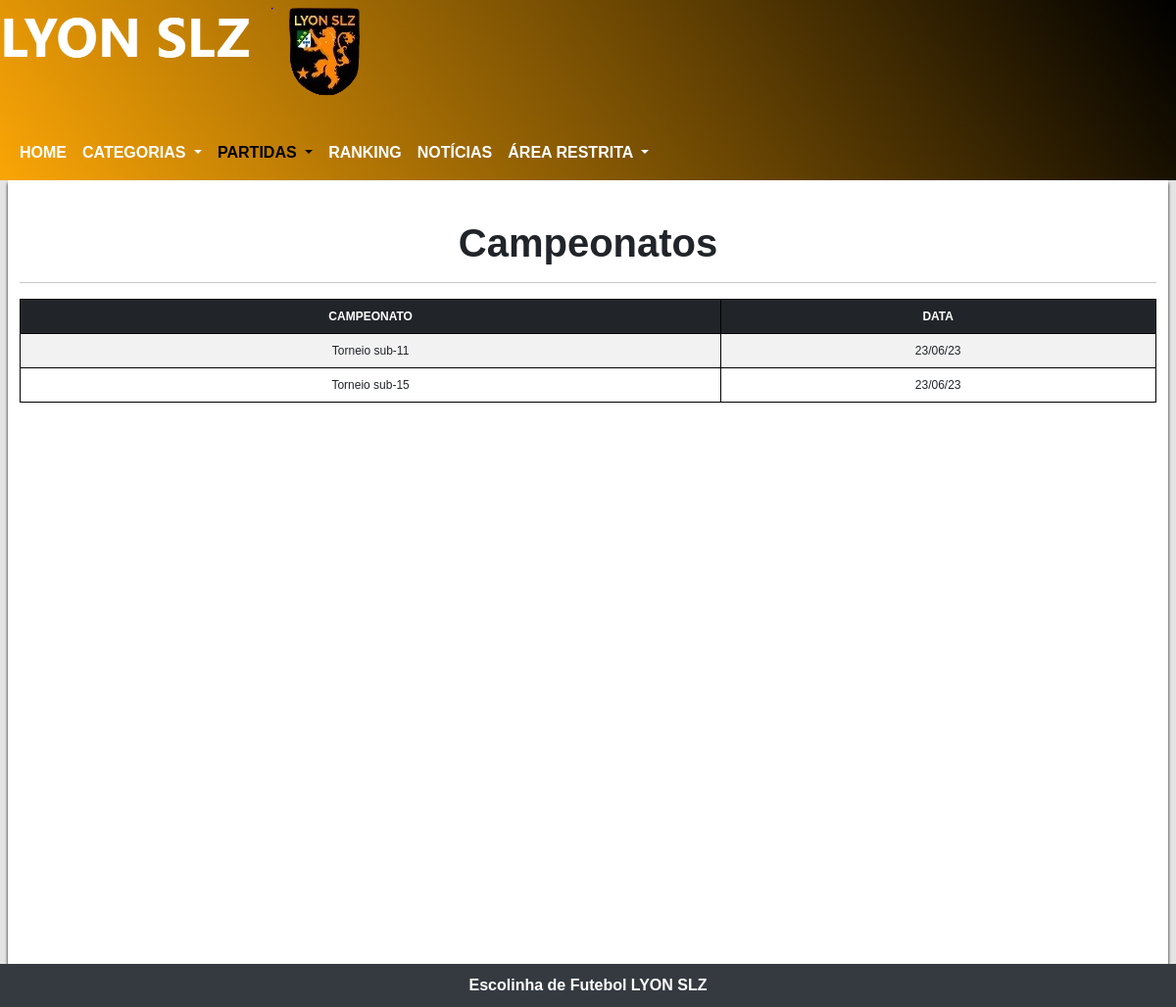
The page /campeonatosUser.php on the database as committed earlier.
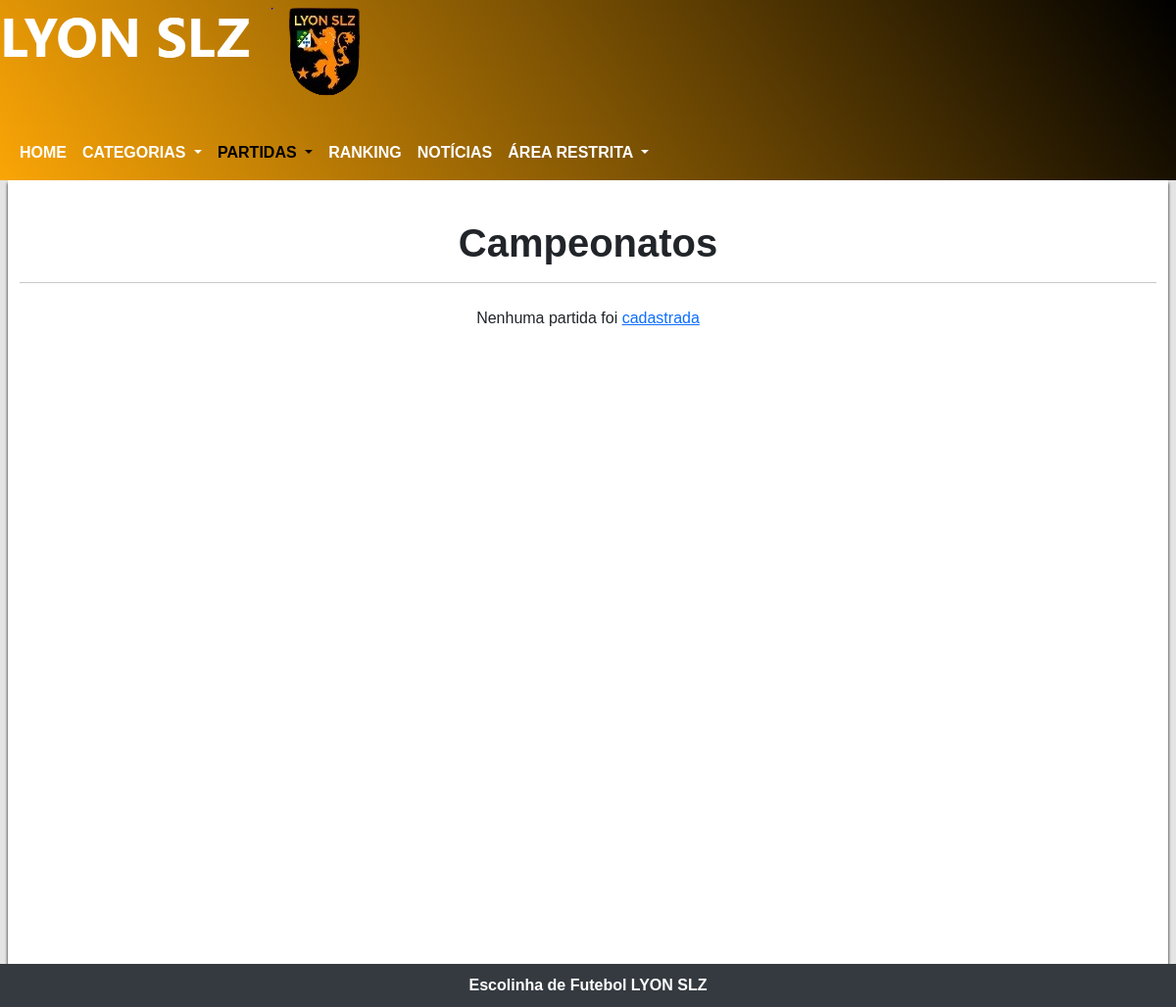
The same page on the database as committed later.
### tables this page shows
CREATE TABLE `tblcampeonato` (
  `id_campeonato` int(11) UNSIGNED NOT NULL,
  `nome_campeonato` varchar(255) NOT NULL,
  `data_campeonato` date NOT NULL
);

### campeonatosUser.php (the view, shortened to what this page needs)
<?php
include('db/conexao.php');
$sql = $pdo->prepare("SELECT * FROM tblcampeonato ORDER BY tblcampeonato.data_campeonato");
$sql->execute();
$dados = $sql->fetchAll();
?>
<!DOCTYPE html>
<html lang="pt-br">
<head>
    <link href="https://cdn.jsdelivr.net/npm/bootstrap@5.3.0/dist/css/bootstrap.min.css" rel="stylesheet">
    <link rel="stylesheet" href="css/navHamburguer.css">
    <link rel="stylesheet" href="css/layout.css">
    <link rel="stylesheet" href="lyon.jpg">
    <link rel="stylesheet" href="css/timeANDescudo.css">
    <link rel="stylesheet" href="css/update-delete.css">
</head>
<body>
    <div class="cabecalho">
        <picture>
            <source media="(max-width: 261px)" srcset='img/imgLogo/lyonSlzEscudo5.png' loading="lazy">
            <source media="(max-width: 269px)" srcset='img/imgLogo/lyonSlzEscudo4.png' loading="lazy">
            <source media="(max-width: 311px)" srcset='img/imgLogo/lyonSlzEscudo3.png' loading="lazy">
            <source media="(max-width: 375px)" srcset='img/imgLogo/lyonSlzEscudo2.png' loading="lazy">
            <img src="img/imgLogo/lyonSlzEscudo.png" alt="Escudo do time LYYON SLZ" loading="lazy">
        </picture>
        <nav class="navbar navbar-expand-lg mt-4">
            <div class="container-fluid">
                <div class="collapse navbar-collapse" id="navbarNavDropdown">
                    <ul class="navbar-nav">
                        <li class="nav-item">
                            <a class="nav-link" aria-current="page" href="home.php">HOME</a>
                        </li>
                        <li class="nav-item dropdown">
                            <a class="nav-link dropdown-toggle" href="#" role="button" data-bs-toggle="dropdown" aria-expanded="false">
                                CATEGORIAS
                            </a>
                        </li>
                        <li class="nav-item dropdown">
                            <a class="nav-link dropdown-toggle active" href="#" role="button" data-bs-toggle="dropdown" aria-expanded="false">
                                PARTIDAS
                            </a>
                        </li>
                        <li class="nav-item">
                            <a class="nav-link" aria-current="page" href="ranking.php">RANKING</a>
                        </li>
                        <li class="nav-item">
                            <a class="nav-link" href="noticiais.php">NOTÍCIAS</a>
                        </li>
                        <li class="nav-item dropdown">
                            <a class="nav-link dropdown-toggle" href="#" role="button" data-bs-toggle="dropdown" aria-expanded="false">
                                ÁREA RESTRITA
                            </a>
                        </li>
                    </ul>
                </div>
            </div>
        </nav>
    </div>
    <main>
        <div class="container-fluid">
            <h1 id="calendarioDeJogos">Campeonatos</h1>
            <hr>
            <?php
            $data_Atual = date("Y-m-d");
            if (count($dados) > 0) {
                echo "<div class='table table-responsive table-striped'>";
                echo "<table class='table table-striped'>
                  <thead class=table-dark>
                  <tr>
              <th>CAMPEONATO</th>
              <th>DATA</th>
                  </tr>
                  </thead>";
                foreach ($dados as $chaves => $valor) {
                    $dataJogo = $valor['data_campeonato'];
                    if (strtotime($dataJogo) >= strtotime($data_Atual)) {
                        echo "<tr>
                  <td>" . $valor['nome_campeonato'] . "</td>
                  <td>" . date("d/m/y", strtotime($valor['data_campeonato'])) . "</td>
            </tr>";
                    }
                }
                echo "</table>";
                echo "</div>";
            } else {
                echo "<p class='mt-4' style='text-align:center'>Nenhuma partida foi <a href='cadastroDePartidas.php'>cadastrada</a></p>";
            }
            ?>
        </div>
    </main>
    <footer>
        <p class="mb-0">Escolinha de Futebol LYON SLZ</p>
    </footer>
</body>
</html>

Rows that differ between the two databases and show on the page:
removed tblcampeonato: nome_campeonato "Torneio sub-11", data_campeonato "23/06/23"
removed tblcampeonato: nome_campeonato "Torneio sub-15", data_campeonato "23/06/23"
Other text that changed with them:
text no longer shown: "CAMPEONATO DATA"
text now shown: "Nenhuma partida foi cadastrada"
